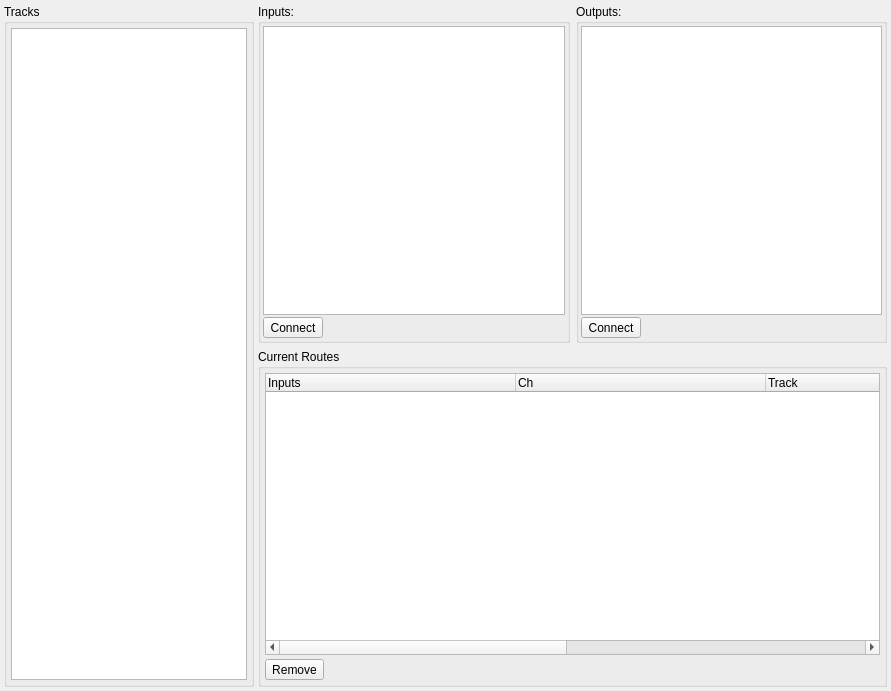
<?xml version="1.0" encoding="UTF-8"?>
<ui version="4.0">
 <class>RouteDialogBase</class>
 <widget class="QDialog" name="RouteDialogBase">
  <property name="geometry">
   <rect>
    <x>0</x>
    <y>0</y>
    <width>891</width>
    <height>691</height>
   </rect>
  </property>
  <property name="sizePolicy">
   <sizepolicy hsizetype="Preferred" vsizetype="Expanding">
    <horstretch>0</horstretch>
    <verstretch>0</verstretch>
   </sizepolicy>
  </property>
  <property name="windowTitle">
   <string>OOMidi: Audio Routing Manager</string>
  </property>
  <layout class="QHBoxLayout" name="horizontalLayout" stretch="0,1">
   <property name="spacing">
    <number>4</number>
   </property>
   <property name="margin">
    <number>4</number>
   </property>
   <item>
    <widget class="QGroupBox" name="groupBox">
     <property name="sizePolicy">
      <sizepolicy hsizetype="MinimumExpanding" vsizetype="Preferred">
       <horstretch>0</horstretch>
       <verstretch>0</verstretch>
      </sizepolicy>
     </property>
     <property name="minimumSize">
      <size>
       <width>100</width>
       <height>100</height>
      </size>
     </property>
     <property name="maximumSize">
      <size>
       <width>250</width>
       <height>16777215</height>
      </size>
     </property>
     <property name="title">
      <string>Tracks</string>
     </property>
     <layout class="QVBoxLayout" name="verticalLayout_2">
      <property name="spacing">
       <number>4</number>
      </property>
      <property name="margin">
       <number>4</number>
      </property>
      <item>
       <widget class="QListWidget" name="tracksList">
        <property name="editTriggers">
         <set>QAbstractItemView::NoEditTriggers</set>
        </property>
        <property name="alternatingRowColors">
         <bool>true</bool>
        </property>
        <property name="selectionBehavior">
         <enum>QAbstractItemView::SelectRows</enum>
        </property>
        <property name="textElideMode">
         <enum>Qt::ElideNone</enum>
        </property>
        <property name="horizontalScrollMode">
         <enum>QAbstractItemView::ScrollPerPixel</enum>
        </property>
        <property name="selectionRectVisible">
         <bool>true</bool>
        </property>
        <property name="sortingEnabled">
         <bool>true</bool>
        </property>
       </widget>
      </item>
     </layout>
    </widget>
   </item>
   <item>
    <layout class="QVBoxLayout" name="verticalLayout">
     <property name="topMargin">
      <number>0</number>
     </property>
     <item>
      <layout class="QHBoxLayout" name="horizontalLayout_2">
       <property name="topMargin">
        <number>0</number>
       </property>
       <item>
        <widget class="QGroupBox" name="groupBox2">
         <property name="sizePolicy">
          <sizepolicy hsizetype="Expanding" vsizetype="Expanding">
           <horstretch>0</horstretch>
           <verstretch>0</verstretch>
          </sizepolicy>
         </property>
         <property name="title">
          <string>Inputs:</string>
         </property>
         <layout class="QVBoxLayout">
          <property name="spacing">
           <number>2</number>
          </property>
          <property name="margin">
           <number>2</number>
          </property>
          <item>
           <widget class="QListWidget" name="newSrcList">
            <property name="editTriggers">
             <set>QAbstractItemView::NoEditTriggers</set>
            </property>
            <property name="alternatingRowColors">
             <bool>true</bool>
            </property>
            <property name="textElideMode">
             <enum>Qt::ElideNone</enum>
            </property>
            <property name="horizontalScrollMode">
             <enum>QAbstractItemView::ScrollPerPixel</enum>
            </property>
            <property name="selectionRectVisible">
             <bool>true</bool>
            </property>
            <property name="sortingEnabled">
             <bool>true</bool>
            </property>
           </widget>
          </item>
          <item>
           <widget class="QToolButton" name="connectButton">
            <property name="sizePolicy">
             <sizepolicy hsizetype="Maximum" vsizetype="Minimum">
              <horstretch>0</horstretch>
              <verstretch>0</verstretch>
             </sizepolicy>
            </property>
            <property name="toolTip">
             <string>connect source to destination</string>
            </property>
            <property name="text">
             <string>Connect</string>
            </property>
           </widget>
          </item>
         </layout>
        </widget>
       </item>
       <item>
        <widget class="QGroupBox" name="groupBox3">
         <property name="sizePolicy">
          <sizepolicy hsizetype="Expanding" vsizetype="Expanding">
           <horstretch>0</horstretch>
           <verstretch>0</verstretch>
          </sizepolicy>
         </property>
         <property name="title">
          <string>Outputs:</string>
         </property>
         <layout class="QVBoxLayout">
          <property name="spacing">
           <number>2</number>
          </property>
          <property name="margin">
           <number>2</number>
          </property>
          <item>
           <widget class="QListWidget" name="newDstList">
            <property name="editTriggers">
             <set>QAbstractItemView::NoEditTriggers</set>
            </property>
            <property name="alternatingRowColors">
             <bool>true</bool>
            </property>
            <property name="textElideMode">
             <enum>Qt::ElideNone</enum>
            </property>
            <property name="horizontalScrollMode">
             <enum>QAbstractItemView::ScrollPerPixel</enum>
            </property>
            <property name="selectionRectVisible">
             <bool>true</bool>
            </property>
            <property name="sortingEnabled">
             <bool>true</bool>
            </property>
           </widget>
          </item>
          <item>
           <widget class="QToolButton" name="btnConnectOut">
            <property name="sizePolicy">
             <sizepolicy hsizetype="Maximum" vsizetype="Minimum">
              <horstretch>0</horstretch>
              <verstretch>0</verstretch>
             </sizepolicy>
            </property>
            <property name="toolTip">
             <string>connect source to destination</string>
            </property>
            <property name="text">
             <string>Connect</string>
            </property>
           </widget>
          </item>
         </layout>
        </widget>
       </item>
      </layout>
     </item>
     <item>
      <widget class="QGroupBox" name="groupBox1">
       <property name="title">
        <string>Current Routes</string>
       </property>
       <layout class="QVBoxLayout">
        <property name="spacing">
         <number>4</number>
        </property>
        <property name="margin">
         <number>4</number>
        </property>
        <item>
         <widget class="QTreeWidget" name="routeList">
          <property name="editTriggers">
           <set>QAbstractItemView::NoEditTriggers</set>
          </property>
          <property name="alternatingRowColors">
           <bool>true</bool>
          </property>
          <property name="columnCount">
           <number>5</number>
          </property>
          <attribute name="headerDefaultSectionSize">
           <number>250</number>
          </attribute>
          <attribute name="headerStretchLastSection">
           <bool>true</bool>
          </attribute>
          <column>
           <property name="text">
            <string>Inputs</string>
           </property>
          </column>
          <column>
           <property name="text">
            <string>Ch</string>
           </property>
           <property name="toolTip">
            <string>Source Channel</string>
           </property>
          </column>
          <column>
           <property name="text">
            <string>Track</string>
           </property>
          </column>
          <column>
           <property name="text">
            <string>Outputs</string>
           </property>
          </column>
          <column>
           <property name="text">
            <string>Ch</string>
           </property>
           <property name="toolTip">
            <string>Destination Channel</string>
           </property>
          </column>
         </widget>
        </item>
        <item>
         <widget class="QToolButton" name="removeButton">
          <property name="sizePolicy">
           <sizepolicy hsizetype="Maximum" vsizetype="Minimum">
            <horstretch>0</horstretch>
            <verstretch>0</verstretch>
           </sizepolicy>
          </property>
          <property name="toolTip">
           <string>remove selected route</string>
          </property>
          <property name="text">
           <string>Remove</string>
          </property>
         </widget>
        </item>
       </layout>
      </widget>
     </item>
    </layout>
   </item>
  </layout>
 </widget>
 <layoutdefault spacing="6" margin="11"/>
 <resources/>
 <connections>
  <connection>
   <sender>tracksList</sender>
   <signal>itemSelectionChanged()</signal>
   <receiver>routeList</receiver>
   <slot>reset()</slot>
   <hints>
    <hint type="sourcelabel">
     <x>128</x>
     <y>352</y>
    </hint>
    <hint type="destinationlabel">
     <x>572</x>
     <y>512</y>
    </hint>
   </hints>
  </connection>
  <connection>
   <sender>tracksList</sender>
   <signal>itemSelectionChanged()</signal>
   <receiver>newDstList</receiver>
   <slot>reset()</slot>
   <hints>
    <hint type="sourcelabel">
     <x>128</x>
     <y>352</y>
    </hint>
    <hint type="destinationlabel">
     <x>727</x>
     <y>177</y>
    </hint>
   </hints>
  </connection>
  <connection>
   <sender>tracksList</sender>
   <signal>itemSelectionChanged()</signal>
   <receiver>newSrcList</receiver>
   <slot>reset()</slot>
   <hints>
    <hint type="sourcelabel">
     <x>128</x>
     <y>352</y>
    </hint>
    <hint type="destinationlabel">
     <x>417</x>
     <y>177</y>
    </hint>
   </hints>
  </connection>
 </connections>
</ui>
